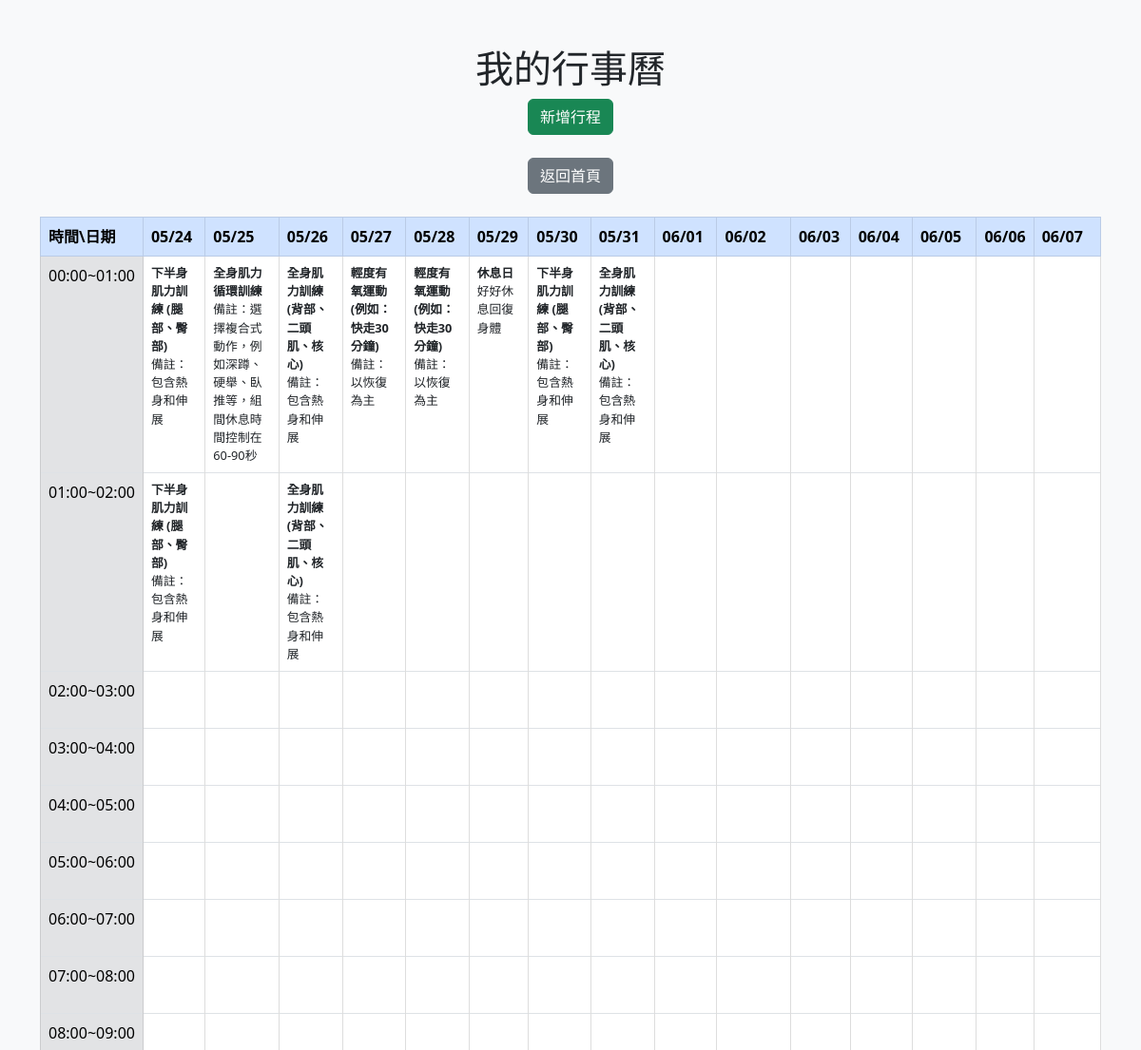
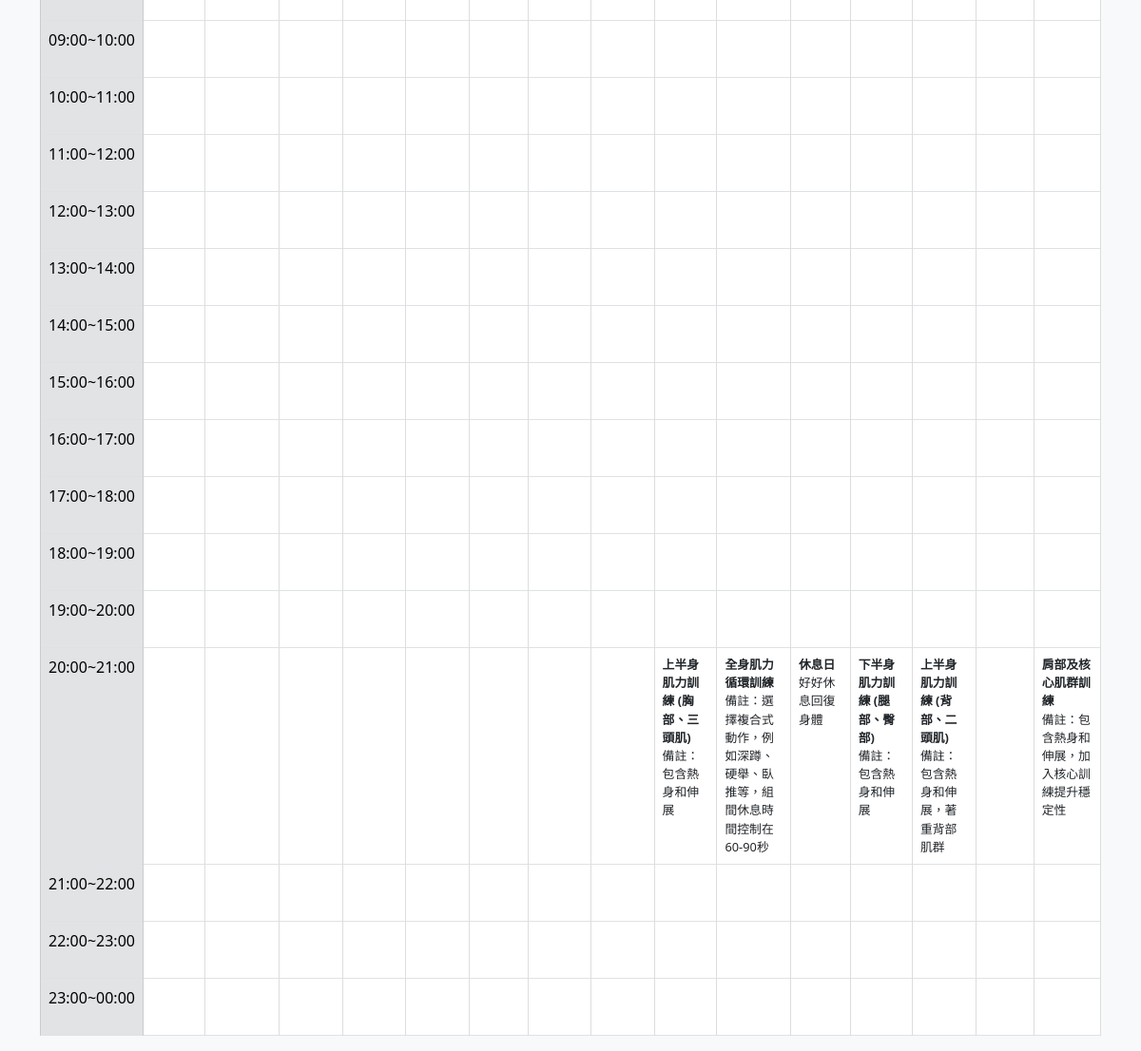
Page /schedule (signed in) on the committed database (2 pictures, top to bottom).
### main.py (models this page shows)
class Schedule(db.Model):
    id = db.Column(db.Integer, primary_key=True)
    user_id = db.Column(db.Integer, db.ForeignKey('user.id'), nullable=False)
    start_date = db.Column(db.Date, nullable=False)
    start_time = db.Column(db.Integer, nullable=False)
    end_time = db.Column(db.Integer, nullable=False)
    action = db.Column(db.String(100), nullable=False)
    remark = db.Column(db.String(200))

### main.py (the view)
@app.route('/schedule')
def schedule():
    if 'user_id' not in session:
        flash('請先登入')
        return redirect(url_for('login'))
    today = datetime.today().date()
    start_day = today - timedelta(days=7)
    end_day = today + timedelta(days=7)
    schedules = Schedule.query.filter(
        Schedule.user_id == session['user_id'],
        Schedule.start_date.between(start_day, end_day)
    ).all()
    schedule_map = {}
    for sch in schedules:
        for hour in range(sch.start_time, sch.end_time):
            key = f"{sch.start_date}-{hour}"
            schedule_map[key] = sch
    return render_template('schedule.html', today=today, schedule_map=schedule_map, timedelta=timedelta)

### templates/schedule.html (shortened to what this page needs)
<!DOCTYPE html>
<html lang="zh-Hant">
<head>
    <link href="https://cdn.jsdelivr.net/npm/bootstrap@5.3.0/dist/css/bootstrap.min.css" rel="stylesheet">
</head>
<body class="bg-light">
<div class="container mt-5">
    <h1 class="text-center">我的行事曆</h1>
    <div class="text-center mb-4">
        <button class="btn btn-success" onclick="openAddModal()">新增行程</button>
    </div>
    <div class="text-center mb-4">
        <a href="/" class="btn btn-secondary">返回首頁</a>
    </div>
    <div class="table-responsive">
        <table class="table table-bordered">
            <thead class="table-primary">
                <tr>
                    <th>時間\日期</th>
                    {% for i in range(-7, 8) %}
                        <th>{{ (today + timedelta(days=i)).strftime('%m/%d') }}</th>
                    {% endfor %}
                </tr>
            </thead>
            <tbody>
                {% for hour in range(24) %}
                <tr>
                    <td class="table-secondary">{{ "%02d:00~%02d:00" % (hour, (hour+1)%24) }}</td>
                    {% for i in range(-7, 8) %}
                        {% set d = (today + timedelta(days=i)).strftime('%Y-%m-%d') %}
                        {% set key = d + '-' + hour|string %}
                       <td class="calendar-cell"
                            data-id="{{ schedule_map[key].id if key in schedule_map else '' }}"
                            data-date="{{ d }}"
                            data-start="{{ schedule_map[key].start_time if key in schedule_map else hour }}"
                            data-end="{{ schedule_map[key].end_time if key in schedule_map else hour+1 }}"
                            data-action="{{ schedule_map[key].action if key in schedule_map else '' }}"
                            data-remark="{{ schedule_map[key].remark if key in schedule_map else '' }}"
                            onclick="cellClick(this)">
                            {% if key in schedule_map %}
                                <strong>{{ schedule_map[key].action }}</strong><br>{{ schedule_map[key].remark }}
                            {% endif %}
                        </td>
                    {% endfor %}
                </tr>
                {% endfor %}
            </tbody>
        </table>
    </div>
</div>
</body>
</html>

### templates/schedule.html (style rules this page uses)
.calendar-cell { border: 1px solid #ddd; height: 60px; overflow: auto; font-size: 0.8rem; padding: 2px; position: relative; cursor: pointer; }

### rows in the picture
Schedule: action "下半身肌力訓練 (腿部、臀部)", remark "備註：包含熱身和伸展"
Schedule: action "全身肌力循環訓練", remark "備註：選擇複合式動作，例如深蹲、硬舉、臥推等，組間休息時間控制在60-90秒"
Schedule: action "全身肌力訓練 (背部、二頭肌、核心)", remark "備註：包含熱身和伸展"
Schedule: action "輕度有氧運動 (例如：快走30分鐘)", remark "備註：以恢復為主"
Schedule: action "輕度有氧運動 (例如：快走30分鐘)", remark "備註：以恢復為主"
Schedule: action "休息日", remark "好好休息回復身體"
Schedule: action "下半身肌力訓練 (腿部、臀部)", remark "備註：包含熱身和伸展"
Schedule: action "全身肌力訓練 (背部、二頭肌、核心)", remark "備註：包含熱身和伸展"
Schedule: action "下半身肌力訓練 (腿部、臀部)", remark "備註：包含熱身和伸展"
Schedule: action "全身肌力訓練 (背部、二頭肌、核心)", remark "備註：包含熱身和伸展"
Schedule: action "上半身肌力訓練 (胸部、三頭肌)", remark "備註：包含熱身和伸展"
Schedule: action "全身肌力循環訓練", remark "備註：選擇複合式動作，例如深蹲、硬舉、臥推等，組間休息時間控制在60-90秒"
Schedule: action "休息日", remark "好好休息回復身體"
Schedule: action "下半身肌力訓練 (腿部、臀部)", remark "備註：包含熱身和伸展"
Schedule: action "上半身肌力訓練 (背部、二頭肌)", remark "備註：包含熱身和伸展，著重背部肌群"
Schedule: action "肩部及核心肌群訓練", remark "備註：包含熱身和伸展，加入核心訓練提升穩定性"

### other values in the picture
{{ "%02d:00~%02d:00" % (hour, (hour+1)%24) }} "00:00~01:00" "01:00~02:00" "02:00~03:00" "03:00~04:00" "04:00~05:00" "05:00~06:00" "06:00~07:00" "07:00~08:00" "08:00~09:00" "09:00~10:00" "10:00~11:00" "11:00~12:00" "12:00~13:00" "13:00~14:00" "14:00~15:00" "15:00~16:00" "16:00~17:00" "17:00~18:00" "18:00~19:00" "19:00~20:00" "20:00~21:00" "21:00~22:00" "22:00~23:00" "23:00~00:00"
